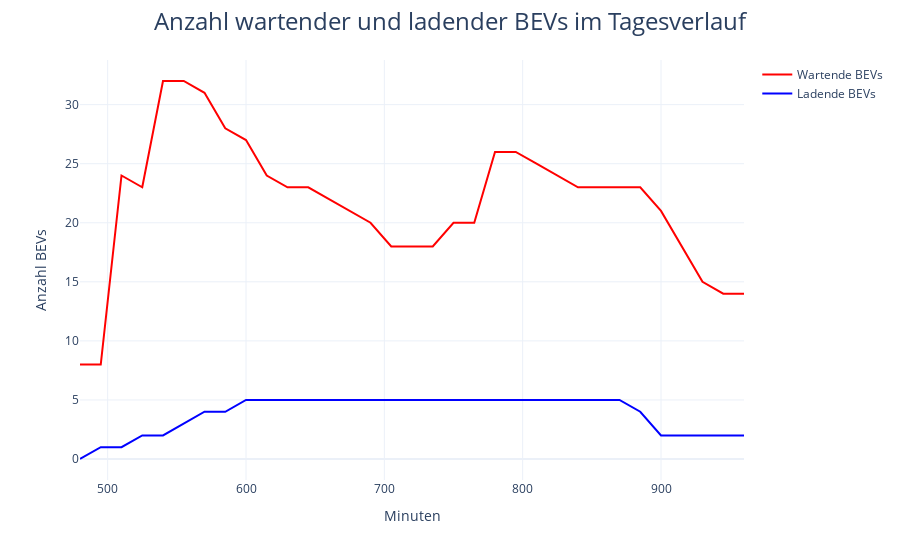

Notebook code cell kept with this figure:
### Code cell
figureGeneration.create_bev_number_figure(simulation_data)

### Figure 1 — Plotly figure (JSON) as saved in the notebook; plotly's stock layout.template omitted (floating-point values rounded to 4 significant figures)
{"data": [{"line": {"color": "red"}, "name": "Wartende BEVs", "type": "scatter", "x": [480, 495, 510, 525, 540, 555, 570, 585, 600, 615, 630, 645, 660, 675, 690, 705, 720, 735, 750, 765, 780, 795, 810, 825, 840, 855, 870, 885, 900, 915, 930, 945, 960], "y": [8, 8, 24, 23, 32, 32, 31, 28, 27, 24, 23, 23, 22, 21, 20, 18, 18, 18, 20, 20, 26, 26, 25, 24, 23, 23, 23, 23, 21, 18, 15, 14, 14]}, {"line": {"color": "blue"}, "name": "Ladende BEVs", "type": "scatter", "x": [480, 495, 510, 525, 540, 555, 570, 585, 600, 615, 630, 645, 660, 675, 690, 705, 720, 735, 750, 765, 780, 795, 810, 825, 840, 855, 870, 885, 900, 915, 930, 945, 960], "y": [0, 1, 1, 2, 2, 3, 4, 4, 5, 5, 5, 5, 5, 5, 5, 5, 5, 5, 5, 5, 5, 5, 5, 5, 5, 5, 5, 4, 2, 2, 2, 2, 2]}], "layout": {"legend": {"tracegroupgap": 0}, "margin": {"t": 60}, "title": {"font": {"size": 24}, "text": "Anzahl wartender und ladender BEVs im Tagesverlauf", "x": 0.5, "xanchor": "center"}, "xaxis": {"anchor": "y", "domain": [0, 1], "title": {"text": "Minuten"}}, "yaxis": {"anchor": "x", "domain": [0, 1], "title": {"text": "Anzahl BEVs"}}}}
